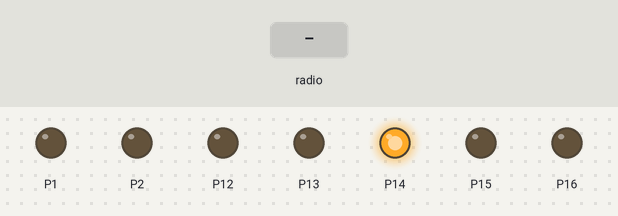
Recording of a program running on a simulated BBC micro:bit (MakeCode). On the bench: output pins drawn as LEDs (lit = HIGH). The inputs (shaded band) are chosen by the test bench.

Above: at 1.2 s.
1.3 s: radio message "1" arrives
At 1.8 s:
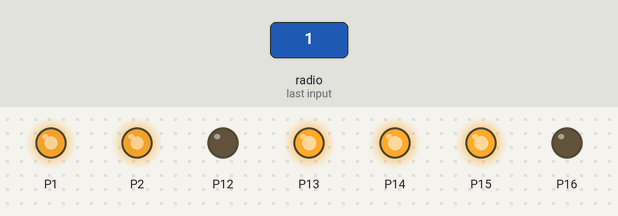
2.8 s: radio message "2" arrives
At 4.0 s:
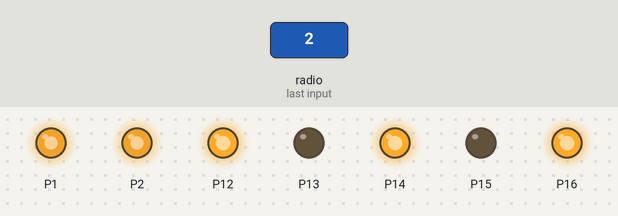
4.3 s: radio message "4" arrives
At 5.3 s:
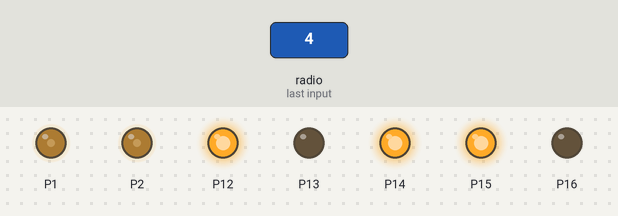
5.8 s: radio message "3" arrives
At 6.5 s:
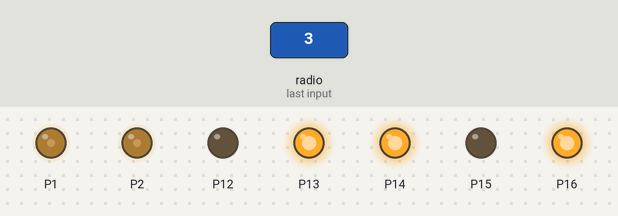
Timing chart, 0 to 8.3 s (numbered marks = the images above; inputs shaded):
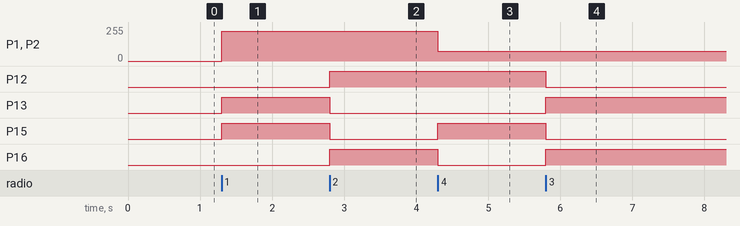

The program:

main.ts
```typescript
function right (speed: number, p15: number, p16: number) {
    pins.analogWritePin(AnalogPin.P2, speed)
    pins.digitalWritePin(DigitalPin.P15, p15)
    pins.digitalWritePin(DigitalPin.P16, p16)
}
radio.onReceivedNumber(function (receivedNumber) {
    pins.digitalWritePin(DigitalPin.P14, 1)
    if (receivedNumber == 1) {
        forward()
    } else if (receivedNumber == 2) {
        backward()
    } else if (receivedNumber == 4) {
        turnleft()
    } else if (receivedNumber == 3) {
        turnRight()
    } else {
        stop()
    }
})
function left (speed: number, P13: number, P12: number) {
    pins.analogWritePin(AnalogPin.P1, speed)
    pins.digitalWritePin(DigitalPin.P13, P13)
    pins.digitalWritePin(DigitalPin.P12, P12)
}
function stop () {
    left(500, 0, 0)
    right(500, 0, 0)
}
function rightForward () {
    right(900, 1, 0)
}
function leftBackward () {
    left(900, 0, 1)
}
function leftForward () {
    left(900, 1, 0)
}
function backward () {
    left(900, 0, 1)
    right(900, 0, 1)
}
function turnRight () {
    left(300, 1, 0)
    right(300, 0, 1)
}
function rightBackward () {
    right(900, 0, 1)
}
function forward () {
    left(900, 1, 0)
    right(900, 1, 0)
}
function turnleft () {
    left(300, 0, 1)
    right(300, 1, 0)
}
radio.setGroup(67)
pins.digitalWritePin(DigitalPin.P14, 1)
```

test.ts
```typescript
// 在這裡測試；當此封包作為擴充功能時，將不會編譯此內容。
```

Measured:
- after the input at 1.3 s, P1, P2: 0/255 → 224/255 at once; P13, P15: LOW → HIGH at once
- after the input at 2.8 s, P12, P16: LOW → HIGH at once; P13, P15: HIGH → LOW at once
- after the input at 4.3 s, P1, P2: 224/255 → 75/255 at once; P15: LOW → HIGH at once; P16: HIGH → LOW at once
- after the input at 5.8 s, P12, P15: HIGH → LOW at once; P13, P16: LOW → HIGH at once
